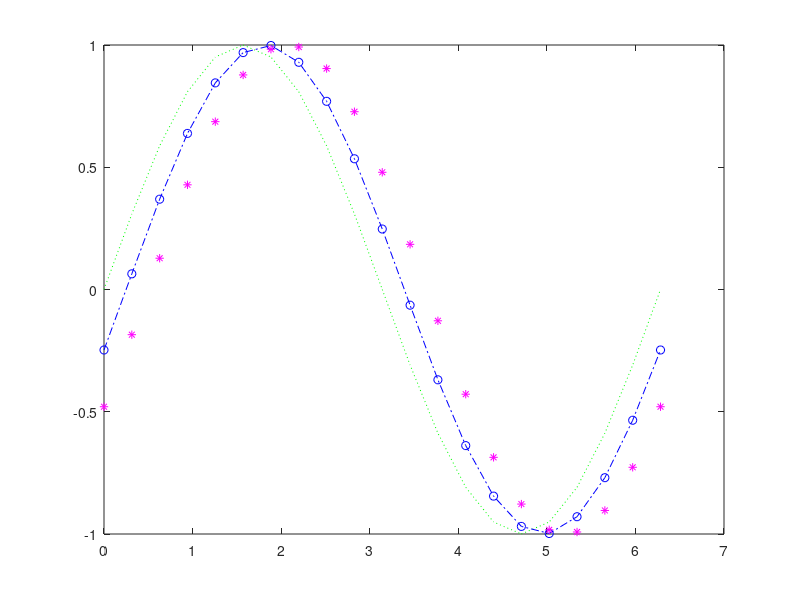

The MATLAB source for this figure:
x = 0:pi/10:2*pi;
y1 = sin(x);
y2 = sin(x-0.25);
y3 = sin(x-0.5);

figure
plot(x,y1,'g:',x,y2,'b-.o',x,y3,'m*')

%doc plot

%%linespec: color+marker, linestyle
% doc color
% blue(b) green(g) red cyan magenta yellow black(k)

%doc marker: . x; o ; * ;  s(square); d(diamond)'; < > v ^ (tirangle with diff
%directions); p:pentagram, h(hexagram)

%gh: green hexagram 
%g--x green dashed-x line
%g green solid line
%g: green dotted line

%doc line solid(-) dotted(:) dashdot(-.) dashed(--)